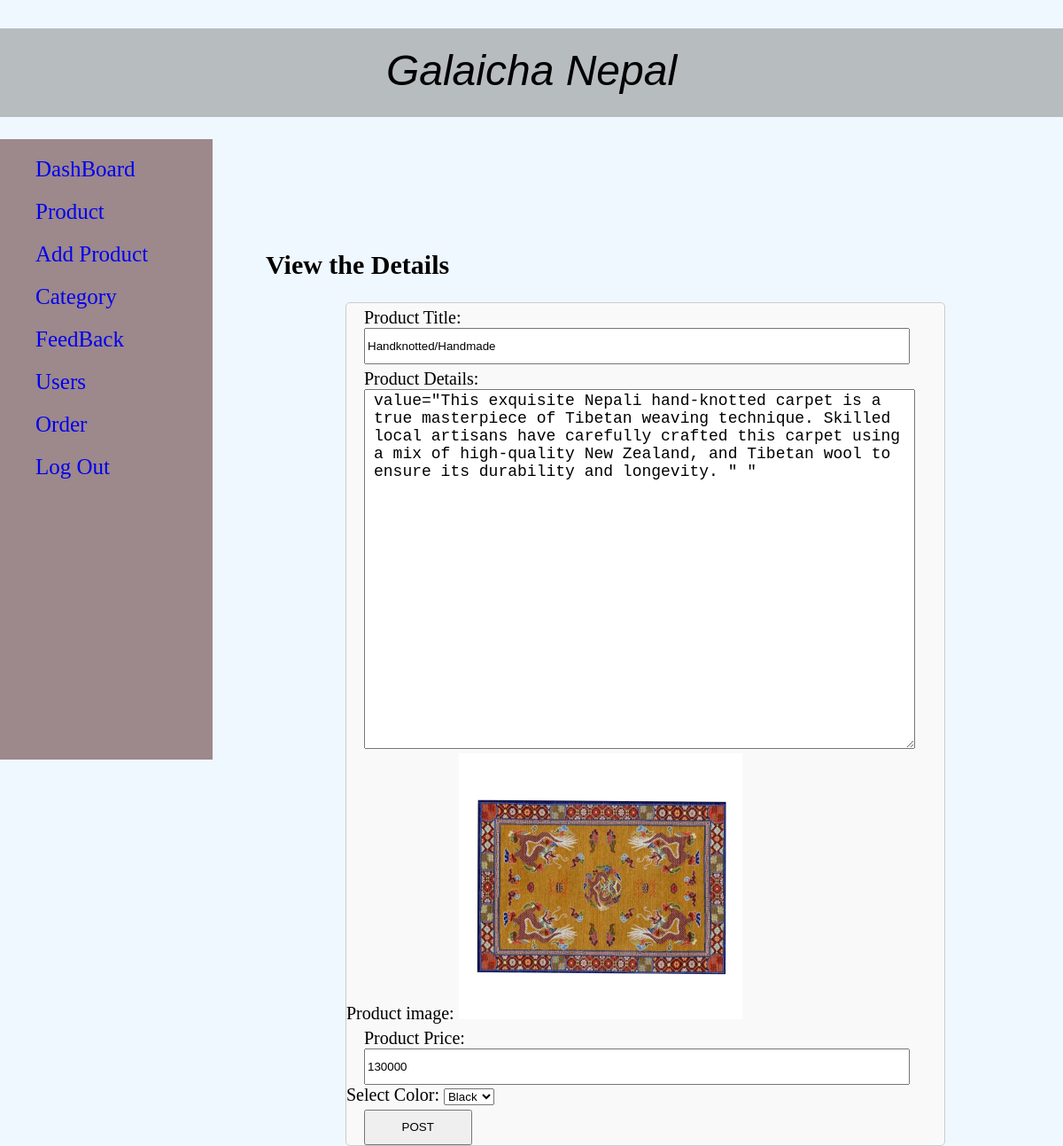
Screenshot of /admin/view.php?id=2 (signed in) with the database file from the repository.
### tables this page shows
CREATE TABLE `product` (
  `id` int(10) NOT NULL,
  `title` varchar(20) NOT NULL,
  `dis` text NOT NULL,
  `price` int(11) NOT NULL,
  `color` varchar(30) NOT NULL,
  `image` longblob NOT NULL,
  `category_id` int(11) DEFAULT NULL
);

### admin/view.php (the view, shortened to what this page needs)
<!DOCTYPE html>
<html lang="en">
<head>
    <link rel="stylesheet" href="../css/home.css?v= 55">
    <link rel="stylesheet" href="../css/post.css">
</head>
<body>
    <div class="container">
        <div class="row">
            <div class="nav-bar">
                <div class="top-nav-bar">
                    <h1>Galaicha Nepal</h1>
                </div>
                <div class="main-nav-bar">
                <ul>
                <li><a href="index.php">DashBoard</a></li>
                    <li><a href="product.php">Product</a></li>
                    <li><a href="post.php">Add Product</a></li>
                    <li><a href="category.php">Category</a></li>
                    <li><a href="feedback.php">FeedBack</a></li>
                    <li><a href="user.php">Users</a></li>
                    <li><a href="order.php">Order</a></li>
                    <li><a href="logout.php">Log Out</a></li>
                </ul>
               </div>
               <div class="main-contain">
                    <div class="post">
                        <h2>View the Details</h2>
                    </div>
                    <?php
                    include "config.php";
                    if(isset($_GET['id'])){
                    $id = $_GET['id'] ;
                    $sql= "SELECT * FROM product WHERE id ='$id'";
                    $result = mysqli_query($conn,$sql);
                    if ($result1 = mysqli_num_rows($result)>0) {
                    while($row=mysqli_fetch_assoc($result)){
                      ?>
                    <form action="action_post.php" method="post" enctype="multipart/form-data">
                        <div class="news-title">
                            <label for="newstitle">Product Title:</label>
                            <input type="text" name="product_title" value="<?php echo $row['title'];?> " readonly>
                        </div>
                        <div class="news-contain">
                            <label for="newscontain">Product Details:</label>
                            <textarea name="product_contain" id="" cols="10" rows="20" readonly>value="<?php echo $row['dis'];?> "</textarea>
                        </div>
                        <div class="news-image">
                            <label for="newsimage">Product image:</label>
                            <img src="images/<?php echo $row['image'];?>" alt="img" width="320px" height="300px" readonly>
                        </div>
                        <div class="news-price">
                            <label for="newsimage">Product Price:</label>
                            <input type="text" name="product_price" value="<?php echo $row['price'];?> " readonly>
                        </div>
                        <div class="news-categories">
                            <label for="newscategories">Select Color:</label>
                            <select name="product_category" id="" readonly>
                                <option value="BLack" <?php if ($row['color'] == 'Black') echo 'selected'; ?>>Black</option>
                            </select>
                        </div>
                        <div class="news-post">
                            <input type="submit" name="submit" value="POST">
                        </div>
                    </form>
                    <?php
                    }
                }
            }
                ?>
                </div>
            </div>
        </div>
    </div>
</body>
</html>

### css/home.css (style rules this page uses)
body { width: 100%; min-height: 100vh; background: aliceblue; display: block; margin: 0px; padding: 0px; font-size: 20px; color: black; }
.top-nav-bar { width: 100%; height: 100px; background: #7777; }
.main-nav-bar { width: 20%; height: 700px; background: #3f070777; }
.main-nav-bar ul { font-size:25px; }
.main-nav-bar ul li { padding-top: 20px; list-style-type: none; }
.main-nav-bar ul li a { text-decoration: none; font-size: 25px; }
.top-nav-bar h1 { padding-top: 20px; text-align: center; font-family: 'Trebuchet MS', 'Lucida Sans Unicode', 'Lucida Grande', 'Lucida Sans', Arial, sans-serif; font-weight: 200; font-size: 48px; font-style: italic; }
.main-contain { width: 75%; margin-left:25%; margin-top: -50%; }

### css/post.css (style rules this page uses)
form { width: 75%; height: 55%; font-size: 20px; margin-left: 10%; margin-right: 10%; border: 1px solid #ccc; border-radius: 5px; background-color: #f9f9f9; }
form .news-title { width: 90%; padding-top: 5px ; padding-left: 20px; }
form .news-title input { width: 100%; height: 35px; }
form .news-contain { width: 90%; padding-top: 5px ; padding-left: 20px; }
form .news-contain textarea { width: 100%; height: 50vh; font-size: 18px; padding-left: 10px; }
form .news-post { width: 90%; padding-top: 5px ; padding-left: 20px; }
form .news-post input { width: 20%; height: 40px; margin-right: 50%; }
form .news-price { width: 90%; padding-top: 5px ; padding-left: 20px; }
form .news-price input { width: 100%; height: 35px; outline: none; }

### rows the page displays
product: product_title "Handknotted/Handmade", product_contain "value=\"This exquisite Nepali hand-knotted carpet is a true masterpiece of Tibetan weaving technique. Skilled local artisans have carefully crafted this carpet using a mix of high-quality New Zealand, and Tibetan wool to ensure its durability and longevity. \" \"", image (picture), product_price "130000", product_category "Black"
